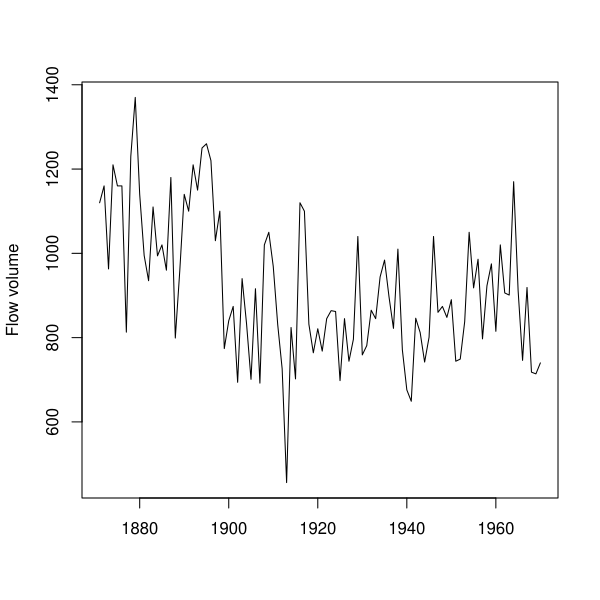

Here is the R script that generated this plot:
###################################################
### code chunk number 3: Cs01_plotdata
###################################################
# load the datasets package
library(datasets)
data(Nile) # load the data
plot(Nile, ylab = "Flow volume", xlab = "")
